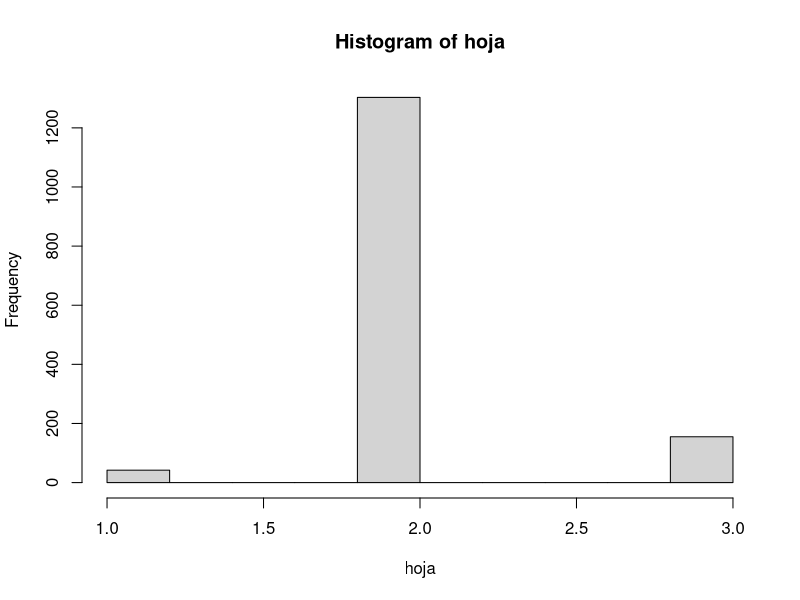
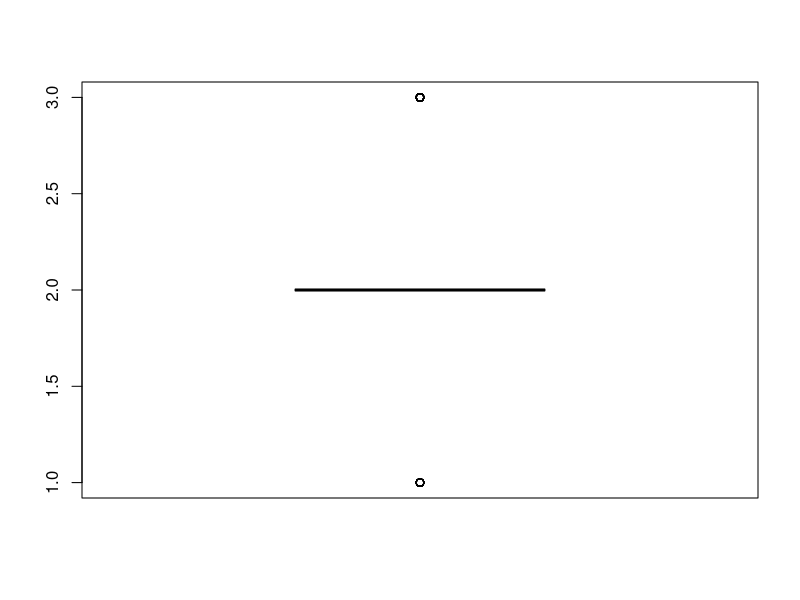

These figures' R source, in order: (Note: this script raises an error after producing the figures.)
library(readxl)
library(readr)
datos<- "~/datasets/Datos1.csv"
datos1 <- read_csv("Datos1.csv")
head(datos1)
library(ggplot2)
library(dplyr)
?"$"

hoja <- datos1$hojas
riego <- datos1$Riego
min(hoja)
max(hoja)
mean(hoja) #media de hojas = 2.48
sd(hoja) #desviacion estandar de hojas = 1.12
hist(hoja)
boxplot(hoja)
chisq.test(hoja)

#Independencia del sustrato
table(datos1$hojas, datos1$Sustrato)


prop.table(table(datos1$hojas, datos1$Sustrato))

ggplot(data= datos1, aes(x= hojas, fill= Sustrato)) + 
  geom_bar()
chisq.test(x= datos1$hojas, y= datos1$Sustrato)


#Independecia del riego
table(datos1$hojas, datos1$Riego)


prop.table(table(datos1$hojas, datos1$Riego))

ggplot(data= datos1, aes(x= hojas, fill= Riego)) + 
  geom_bar()
?chisq.test
chisq.test(x= datos1$hojas, y= datos1$Riego)

#Creacion de tablas para la comparacion de medias y varianzas
#Prueba de varianzas

#H0: var_st == var_sa
#Ha: var_st != var_sa
st <- datos1 %>%
  filter(datos1$Sustrato == "T") %>%
  select(hojas) %>%
  unlist()

sa <- datos1 %>%
  filter(datos1$Sustrato == "A") %>%
  select(hojas) %>%
  unlist()
?var.test
var.test(x = st, y = sa,
         ratio = 1, 
         alternative = "two.sided",
         conf.level = .95)
#Prueba de dos medias
prueba_t <- t.test(st, sa, var.equal = TRUE)  

print(prueba_t)
#comprobar binomial
n_total <- 300 * 5  # Total de plantas (300 grupos, 5 plantas por grupo)
x_exitos <- sum(datos1$hojas == 3)  # Total de plantas con 3 hojas

# Probabilidad teórica de éxito (aquí debes colocar la probabilidad teórica esperada)
p_teorica <- 0.85  # Ejemplo, reemplaza con la probabilidad teórica real

# Realizar la prueba binomial
prueba_binomial <- binom.test(x = 1330, n = 1500, p = 0.85)

# Resultados de la prueba
print(prueba_binomial)
print(prueba_binomial$p.value)
# Interpretar resultados
if (prueba_binomial$p.value < 0.05) {
  cat("Los datos no se ajustan bien a la distribución binomial con la probabilidad teórica.\n")
} else {
  cat("Los datos se ajustan bien a la distribución binomial con la probabilidad teórica.\n")
}


            